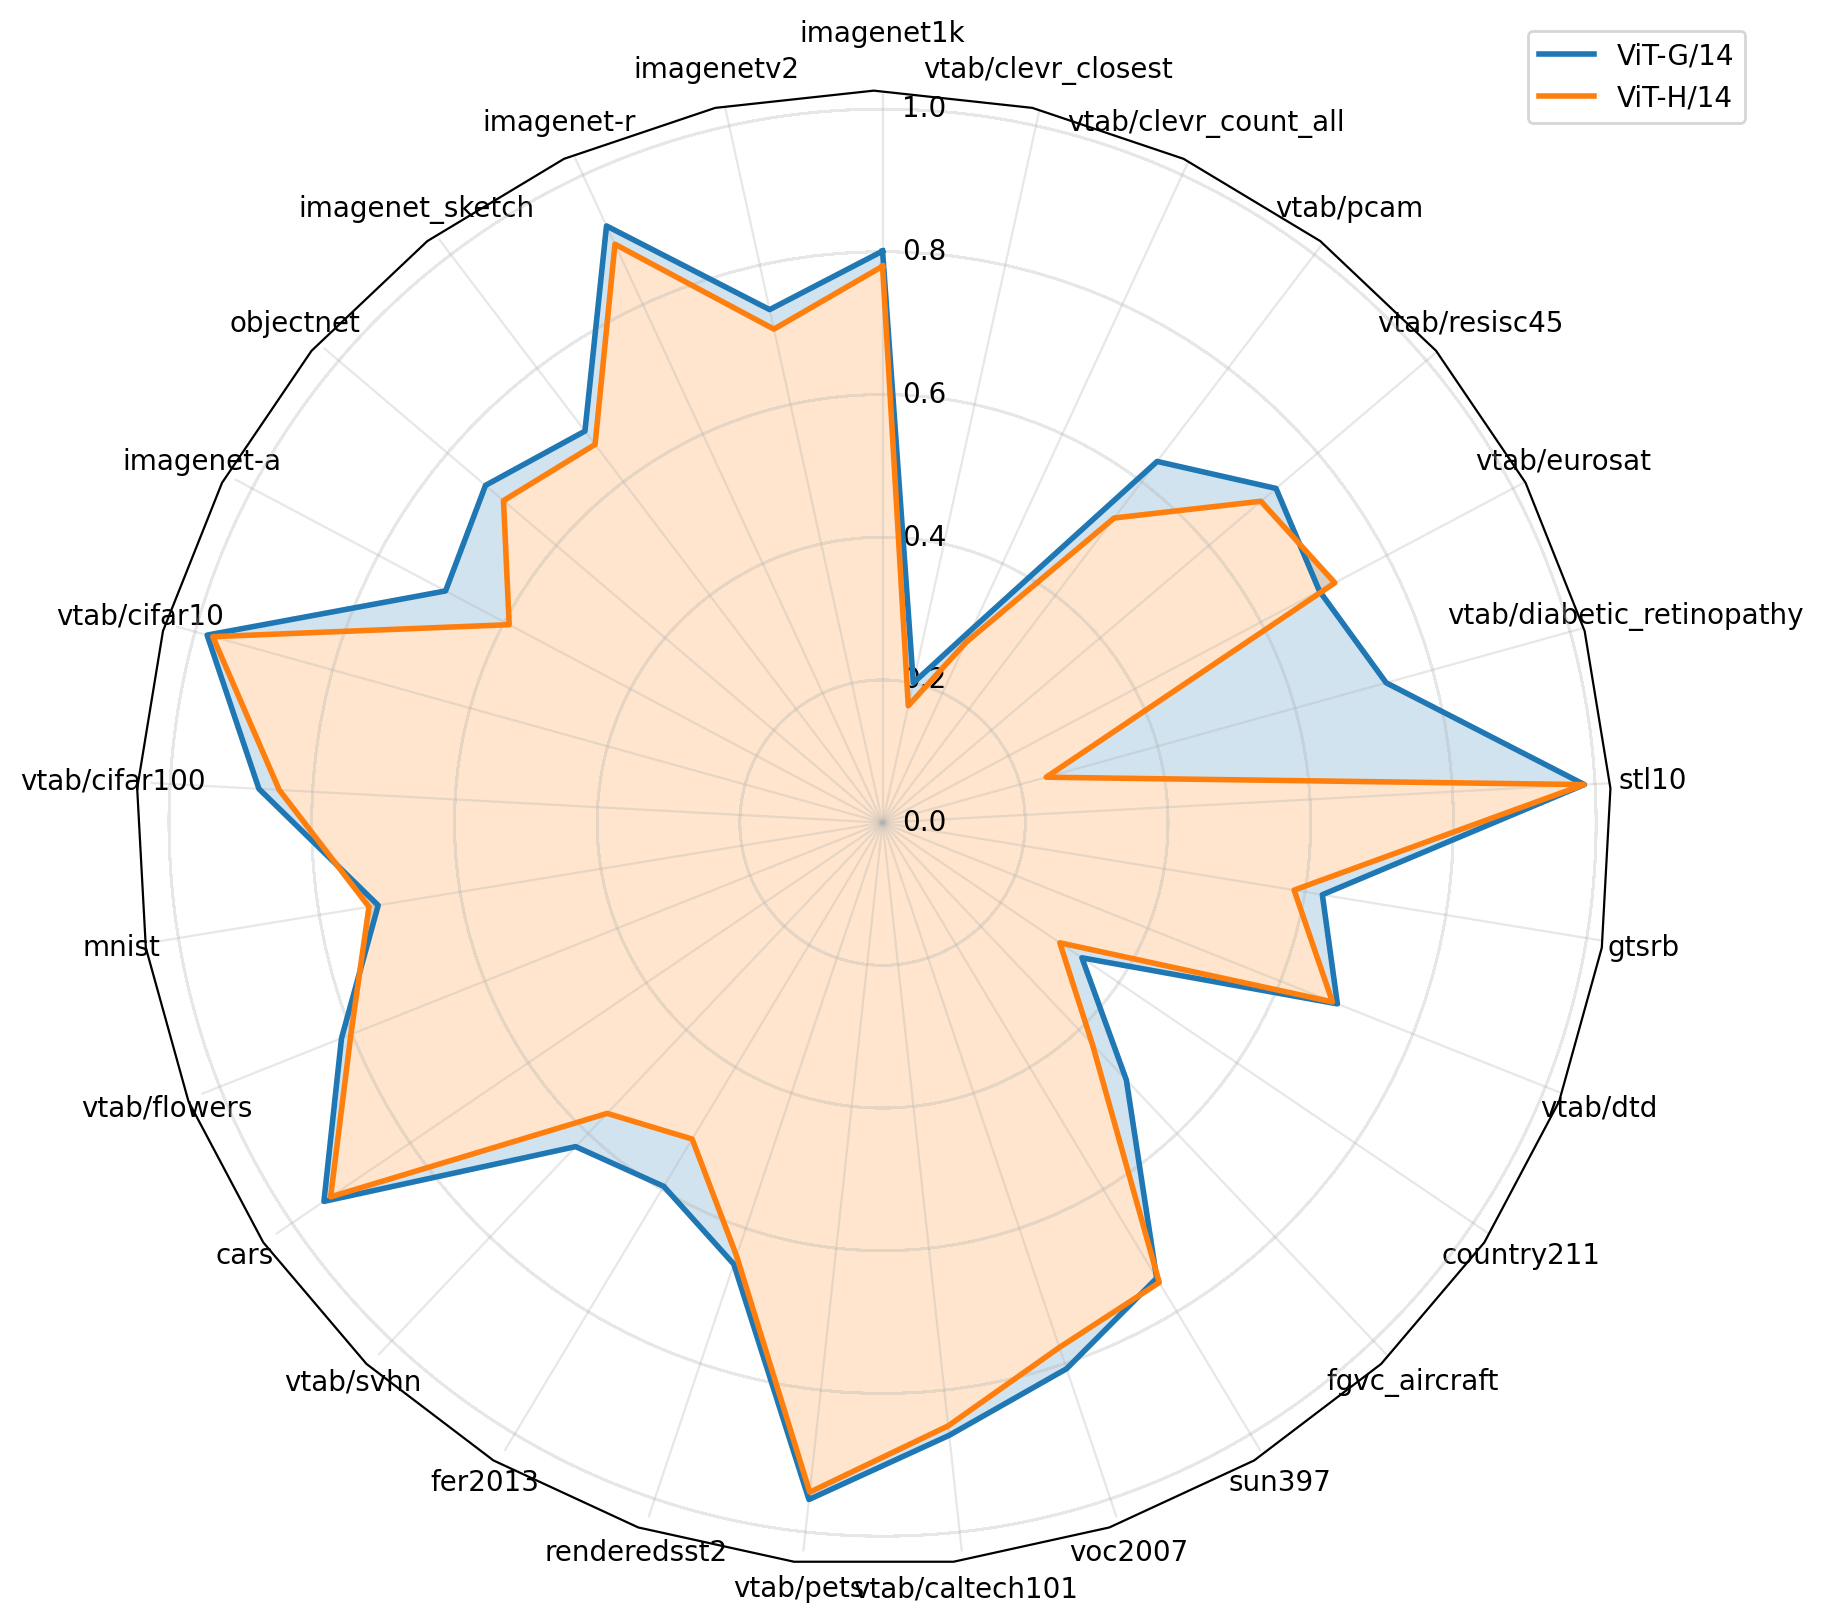

Source code (Python):
import pandas as pd
import numpy as np
import matplotlib.pyplot as plt
import seaborn as sns

import matplotlib.pyplot as plt
from matplotlib.gridspec import GridSpec
import matplotlib.ticker as mtick

from matplotlib.patches import Circle, RegularPolygon
from matplotlib.path import Path
from matplotlib.projections.polar import PolarAxes
from matplotlib.projections import register_projection
from matplotlib.spines import Spine
from matplotlib.transforms import Affine2D
import matplotlib.pyplot as plt
import matplotlib.font_manager
import matplotlib as mpl
import seaborn as sns


def radar_factory(num_vars, frame='circle'):
    """
    Create a radar chart with `num_vars` axes.
    This function creates a RadarAxes projection and registers it.
    Parameters
    ----------
    num_vars : int
        Number of variables for radar chart.
    frame : {'circle', 'polygon'}
        Shape of frame surrounding axes.
    """
    # calculate evenly-spaced axis angles
    theta = np.linspace(0, 2*np.pi, num_vars, endpoint=False)

    class RadarAxes(PolarAxes):

        name = 'radar'
        # use 1 line segment to connect specified points
        RESOLUTION = 1

        def __init__(self, *args, **kwargs):
            super().__init__(*args, **kwargs)
            # rotate plot such that the first axis is at the top
            self.set_theta_zero_location('N')

        def fill(self, *args, closed=True, **kwargs):
            """Override fill so that line is closed by default"""
            return super().fill(closed=closed, *args, **kwargs)

        def plot(self, *args, **kwargs):
            """Override plot so that line is closed by default"""
            lines = super().plot(*args, **kwargs)
            for line in lines:
                self._close_line(line)

        def _close_line(self, line):
            x, y = line.get_data()
            # FIXME: markers at x[0], y[0] get doubled-up
            if x[0] != x[-1]:
                x = np.append(x, x[0])
                y = np.append(y, y[0])
                line.set_data(x, y)

        def set_varlabels(self, labels):
            self.set_thetagrids(np.degrees(theta), labels)

        def _gen_axes_patch(self):
            # The Axes patch must be centered at (0.5, 0.5) and of radius 0.5
            # in axes coordinates.
            if frame == 'circle':
                return Circle((0.5, 0.5), 0.5)
            elif frame == 'polygon':
                return RegularPolygon((0.5, 0.5), num_vars,
                                      radius=.5, edgecolor="k")
            else:
                raise ValueError("Unknown value for 'frame': %s" % frame)

        def _gen_axes_spines(self):
            if frame == 'circle':
                return super()._gen_axes_spines()
            elif frame == 'polygon':
                # spine_type must be 'left'/'right'/'top'/'bottom'/'circle'.
                spine = Spine(axes=self,
                              spine_type='circle',
                              path=Path.unit_regular_polygon(num_vars))
                # unit_regular_polygon gives a polygon of radius 1 centered at
                # (0, 0) but we want a polygon of radius 0.5 centered at (0.5,
                # 0.5) in axes coordinates.
                spine.set_transform(Affine2D().scale(.5).translate(.5, .5)
                                    + self.transAxes)
                return {'polar': spine}
            else:
                raise ValueError("Unknown value for 'frame': %s" % frame)

    register_projection(RadarAxes)
    return theta

if __name__ == '__main__':
    pd.options.display.float_format = '{:.3f}'.format
    def extract_arch(model):
        vit, size, patch_size, *rest = model.split("-")
        return vit+"-"+size+"-"+patch_size
    plt.rcParams['figure.dpi'] = 200

    dataset_type = pd.read_csv("plots/dataset_type.csv").set_index("dataset")["type"].to_dict()
    df = pd.read_csv("plots/romresults.csv")
    vtab_plus = list(map(lambda s:s.strip(), open("plots/datasets.txt").readlines()))
    df = df[df.dataset.isin(vtab_plus)]
    df.loc[:, "dataset_type"] = df.dataset.apply(lambda d:dataset_type[d])
    df.loc[:, "model_arch"] = df.model.apply(extract_arch)

    df_retrieval = df[df["dataset_type"] == "retrieval"]
    df = df[df["dataset_type"] != "retrieval"]
    df = df.drop(["image_retrieval_recall@5", "text_retrieval_recall@5"], axis=1)
    dataset_type = {k:v for k,v in dataset_type.items() if v != "retrieval"}

    df["model_fullname"] = df["model_fullname"].str.replace("/fsx/rom1504/open_clip/good_models/", "")
    df["model_fullname"] = df["model_fullname"].str.replace("/fsx/rom1504/CLIP_benchmark/benchmark/", "")
    df["model_fullname"] = df["model_fullname"].str.replace(".pt", "")
    df["model_fullname"] = df["model_fullname"].str.replace("ViT-H-14 h_256", "ViT-H/14")
    df["model_fullname"] = df["model_fullname"].str.replace("ViT-bigG-14 bigG_14_v2_sd", "ViT-G/14")
    df["model"] = df["model_fullname"]
    df["pretrained"] = df["pretrained"].str.replace("/fsx/rom1504/open_clip/good_models/", "")
    df["pretrained"] = df["pretrained"].str.replace("/fsx/rom1504/CLIP_benchmark/benchmark/", "")

    #fig = plt.figure(figsize=(12,8))
    #order = df.sort_values(by="dataset_type").dataset.unique()
    order = list(dataset_type.keys())
    order = order[:29]


    #order = order[:28]
    # ax = sns.barplot(
    #     x="dataset", y="acc1", 
    #     data=df,
    #     order=order,
    #     hue="model"
    # )
    # ax.set_xticklabels(ax.get_xticklabels(),rotation = 90)
    # ax.set_axisbelow(True)
    # ax.yaxis.grid(color='gray')
    
    # df.to_csv('plots/clipbenchresults.csv')


    # plt.savefig('plots/radarplot.png', bbox_inches='tight')

    # scatter plots
    fig = plt.figure(constrained_layout=True, figsize=(12, 8))
    gs = GridSpec(1, 1, figure=fig)#, width_ratios=[2,2,4])


    colors = ['C0', 'C1']


    theta = radar_factory(len(order), frame='polygon')


    ax = fig.add_subplot(gs[0, 0], projection='radar')

    # ax.set_xlabel(f'Model size (GMACS, log scale)', fontsize=13)
    # ax.set_ylabel(f'Average accuracy', fontsize=13)
    # ax.set_title(f'Scaling multi-task patching', fontsize=15)

    xs = df.dataset.values
    #ys = 
    ys_h = []
    ys_g = []
    for o in order:
        ys_h.append(df[(df.dataset == o) & (df.model == 'ViT-H/14')].acc1.values[0])
        ys_g.append(df[(df.dataset == o) & (df.model == 'ViT-G/14')].acc1.values[0])


    #ax.plot(xs, ys_h, label=order)
    order[-1] = 'vtab/clevr_closest'
    xs = order

    ax.xaxis.set_major_formatter(mtick.ScalarFormatter())
    ax.minorticks_off()
    ax.set_xticks([10, 20, 40, 80])
    ax.grid(which='major', axis='both', zorder=-1.0, alpha=0.3)


    train = ','.join(order)
    for i, d in [(0, ys_g), (1, ys_h)]:

        model = 'ViT-G/14' if i == 0 else 'ViT-H/14'
        ax.plot(theta, d, color=colors[i], label=model, linewidth=2,)#, marker=markers[mode], markersize=5)
        if i == 1:
            ax.fill(theta, d, facecolor=colors[i], alpha=0.2)
        else:
            d_small = ys_h
            print(len(d), len(d_small), len(theta))
            ax.fill_between(theta, d_small, d, facecolor=colors[i], alpha=0.2)
            ax.fill_between([theta[0], theta[-1]], [d_small[0], d_small[-1]], [d[0], d[-1]], facecolor=colors[i], alpha=0.2)
        ax.set_varlabels(order)
        ax.tick_params(axis='both', zorder=50)
        
        xticks = ax.xaxis.get_major_ticks()
        # xticks[3].set_pad(15)
        # xticks[7].set_pad(15)
        xticks[0].set_pad(10)

    ax.legend(bbox_to_anchor=[1.1, 1.05],)

    plt.savefig('plots/radarplot.png', bbox_inches='tight')